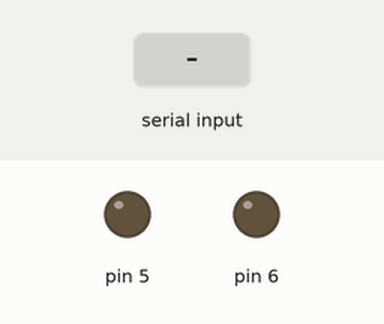
A sketch run on a simulated Arduino Uno, built with avr-gcc and run on an emulated ATmega328P. Shown: output pins drawn as LEDs (lit = HIGH). The test bench sets the inputs (shaded band).

Above: at 1.2 s.
1.3 s: byte 11 (11) received over Serial
At 2.2 s:
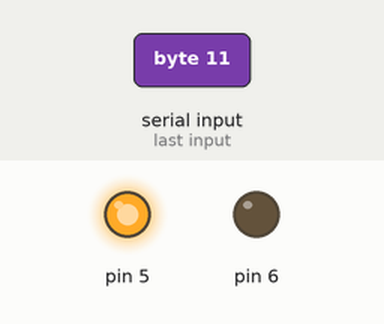
2.8 s: byte 21 (21) received over Serial
At 3.4 s:
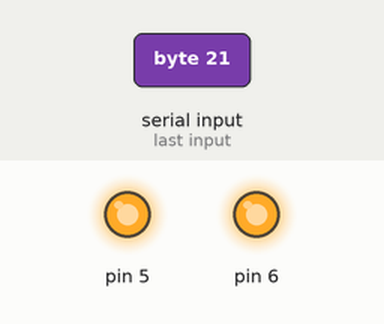
4.3 s: byte 10 (10) received over Serial
At 5.7 s:
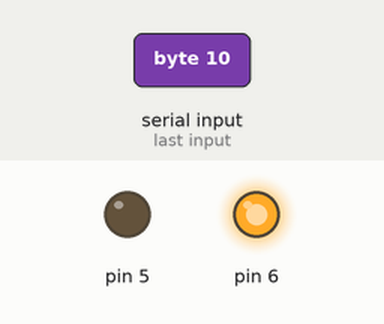
Timing chart, 0 to 7.3 s (numbered marks = the images above; inputs shaded):
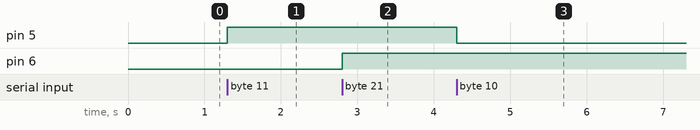

The sketch:

traffic_light_system_v3_02.ino
```cpp
// C++ code
class PedestrianController {
	public:
  		int dPedestrial5R = 5;
    	int dPedestrial6G = 6;
  void init() {
  	Serial.begin(9600);
    pinMode(this->dPedestrial5R, OUTPUT);
    pinMode(this->dPedestrial6G, OUTPUT);
  }

  void pedestrianRedController(int mode = 1){
    if (mode == 1){
      digitalWrite(this->dPedestrial5R, HIGH);
    } else if (mode == 0){
      digitalWrite(this->dPedestrial5R, LOW);
    }
  }

  void pedestrianGreenController(int mode = 1){
    if (mode == 1){
      digitalWrite(this->dPedestrial6G, HIGH);
    } else if (mode == 0){
      digitalWrite(this->dPedestrial6G, LOW);
    }
  }

};

// object
PedestrianController plight;

// driver
void setup()
{
  plight.init();
}

void loop()
{
  int dataUART = Serial.read();
  switch(dataUART){
    case 11:
	    plight.pedestrianRedController();
    	break;
    case 10:
    	plight.pedestrianRedController(0);
    	break;
    case 21:
    	plight.pedestrianGreenController();
    	break;
    case 20:
    	plight.pedestrianGreenController(0);
    	break;
    default:
    	break;
  }
}
```

Measured:
- after the input at 1.3 s, pin 5: LOW → HIGH at once
- after the input at 2.8 s, pin 6: LOW → HIGH at once
- after the input at 4.3 s, pin 5: HIGH → LOW at once
